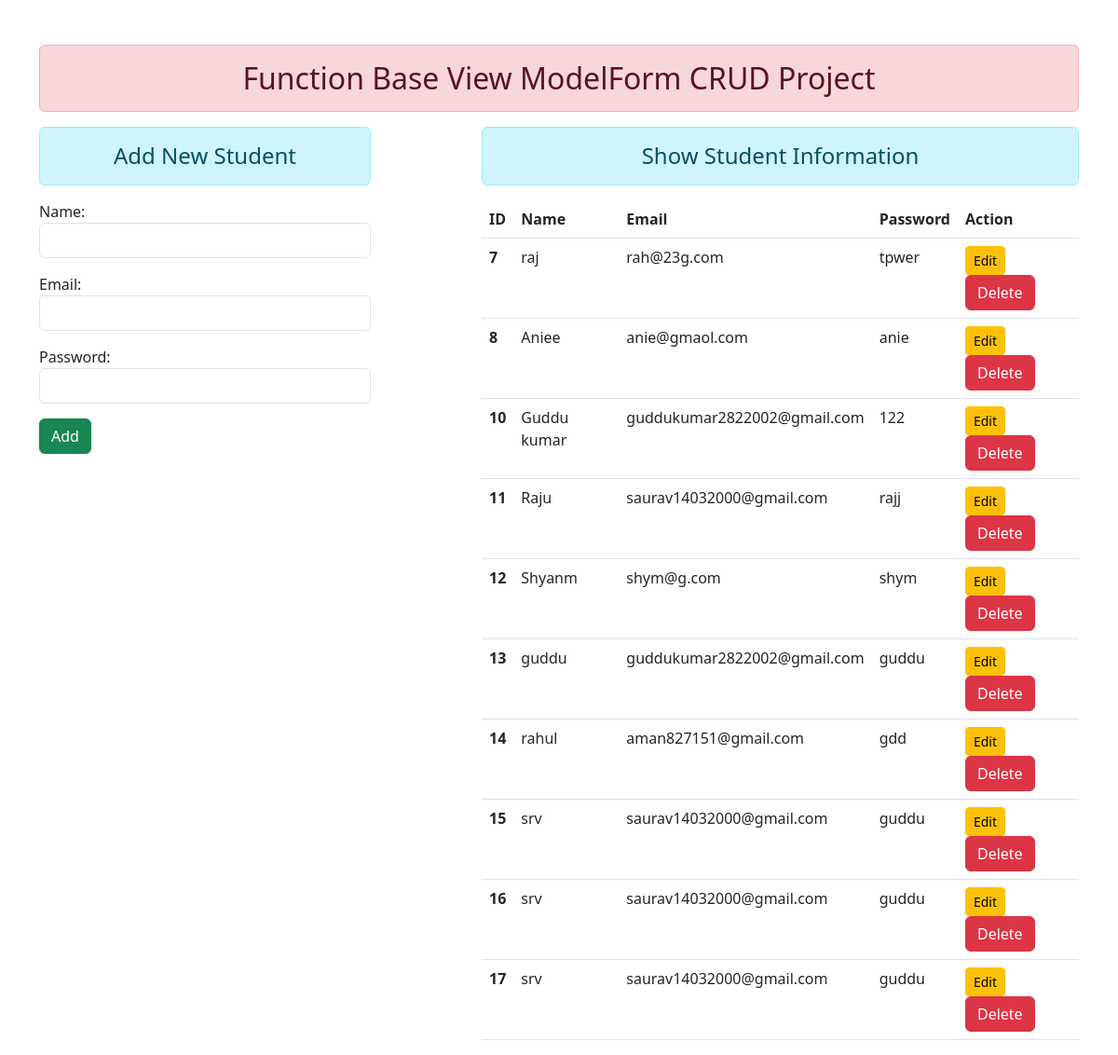
The page / on the database its author committed.
### enroll/models.py (models this page shows)
class User(models.Model):
    name=models.CharField(max_length=70)
    email=models.EmailField(max_length=100)
    password=models.CharField(max_length=100)

### enroll/views.py (the view)
# urls.py: path('',views.add_show,name="addandshow"),
def add_show(request):
    if request.method =='POST':
        fm=StudentRegistration(request.POST)
        if fm.is_valid():
            nm=fm.cleaned_data['name']
            em=fm.cleaned_data['email']
            pw=fm.cleaned_data['password']
            reg=User(name=nm,email=em,password=pw)
            reg.save()
            fm=StudentRegistration()
    else:
        fm=StudentRegistration()
    stud=User.objects.all()
    return render(request,'enroll/addandshow.html',{'form':fm,'stu':stud})

### enroll/forms.py
class StudentRegistration(forms.ModelForm):
    class Meta:
        model=User
        fields=['name','email','password']
        widgets={
            'name':forms.TextInput(attrs={'class':'form-control'}),
            'email':forms.EmailInput(attrs={'class':'form-control'}),
            'password':forms.PasswordInput(render_value=True, attrs={'class':'form-control'}),
        }

### enroll/templates/enroll/addandshow.html (shortened to what this page needs)
{% extends "enroll/base.html" %}
{% block content %}
<div class="row">
    <div class="col-sm-4">
    <h4 class="text-center alert alert-info">Add New Student</h4>
<form action=""method="POST">
    {{form.as_p}}
    <input type="submit"  class="btn btn-success" value="Add" >
</form>
    </div>
    <div class="col-sm-7 offset-1">
        <h4 class="text-center alert alert-info">Show Student Information</h4>
        {% if stu %}
        <table class="table   table-hover">
            <thead>
              <tr>
                <th scope="col">ID</th>
                <th scope="col">Name</th>
                <th scope="col">Email</th>
                <th scope="col">Password</th>
                <th scope="col">Action</th>
              </tr>
            </thead>
            <tbody>
              {% for st in stu  %}
              <tr>
                <th scope="row">{{st.id}}</th>
                <td>{{st.name}}</td>
                <td>{{st.email}}</td>
                <td>{{st.password}}</td>
                <td>
                    <a href="{% url 'updatedata' st.id %} " class="btn btn-warning btn-sm">Edit</a>
                    <form action="{% url 'deletedata' st.id %}"
                     class="d-inline" method="POST">
                      <input type="submit" value="Delete" class="btn btn-danger">
                    </form>
                </td>
              </tr>
              {% endfor %}
            </tbody>
          </table>
        {% endif %}
    </div>
</div>
{% endblock content %}

### enroll/templates/enroll/base.html (shortened to what this page needs)
<!DOCTYPE html>
{% load static %}
<html lang="en">
<head>
    <link rel="stylesheet" href="{% static 'enroll/css/bootstrap.css' %} ">
</head>
<body>
    <div  class="container mt-5">
        <h2 class="text-center alert alert-danger">
            Function Base View ModelForm CRUD Project
        </h2>
        {% block content %}
        {% endblock content %}
    </div>
</body>
</html>

### rows shown on the page
User: id "7", name "raj", email "rah@23g.com", password "tpwer"
User: id "8", name "Aniee", email "anie@gmaol.com", password "anie"
User: id "10", name "Guddu kumar", email "guddukumar2822002@gmail.com", password "122"
User: id "11", name "Raju", email "saurav14032000@gmail.com", password "rajj"
User: id "12", name "Shyanm", email "shym@g.com", password "shym"
User: id "13", name "guddu", email "guddukumar2822002@gmail.com", password "guddu"
User: id "14", name "rahul", email "aman827151@gmail.com", password "gdd"
User: id "15", name "srv", email "saurav14032000@gmail.com", password "guddu"
User: id "16", name "srv", email "saurav14032000@gmail.com", password "guddu"
User: id "17", name "srv", email "saurav14032000@gmail.com", password "guddu"
